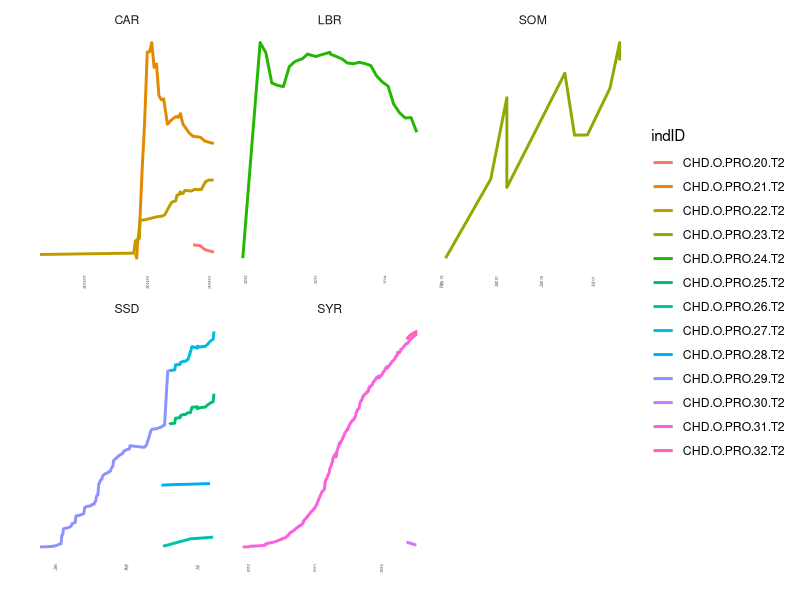

Write R code to recreate this figure.
## simple plotting
library(ggplot2)

# cleaning up
value <- read.csv('data/value.csv')
value$period <- as.Date(value$period)
value$value <- as.numeric(value$value)

syria <- 

# creating sparklines 
plot <- ggplot(value, aes(period, value, group = indID, color = indID)) + theme_bw() +
    geom_line(stat = 'identity', size = 1) +
    facet_wrap(~ region, scale = 'free') +
    theme(panel.border = element_rect(linetype = 0),
          strip.background = element_rect(colour = "white", fill = "white"),
          #          strip.text = element_text(angle = 90, size = 10, hjust = 0.5, vjust = 0.5),
          panel.background = element_rect(colour = "white"),
          panel.grid.major = element_blank(),
          panel.grid.minor = element_blank(),
          axis.text.x = element_text(angle = 90, size = 3),
          axis.text.y = element_blank(),
          axis.ticks = element_blank()) +
    ylab("") + xlab("")


ggsave(plot = plot, 'plot.png', height = 5.01, width = 12.16, units = 'in')
